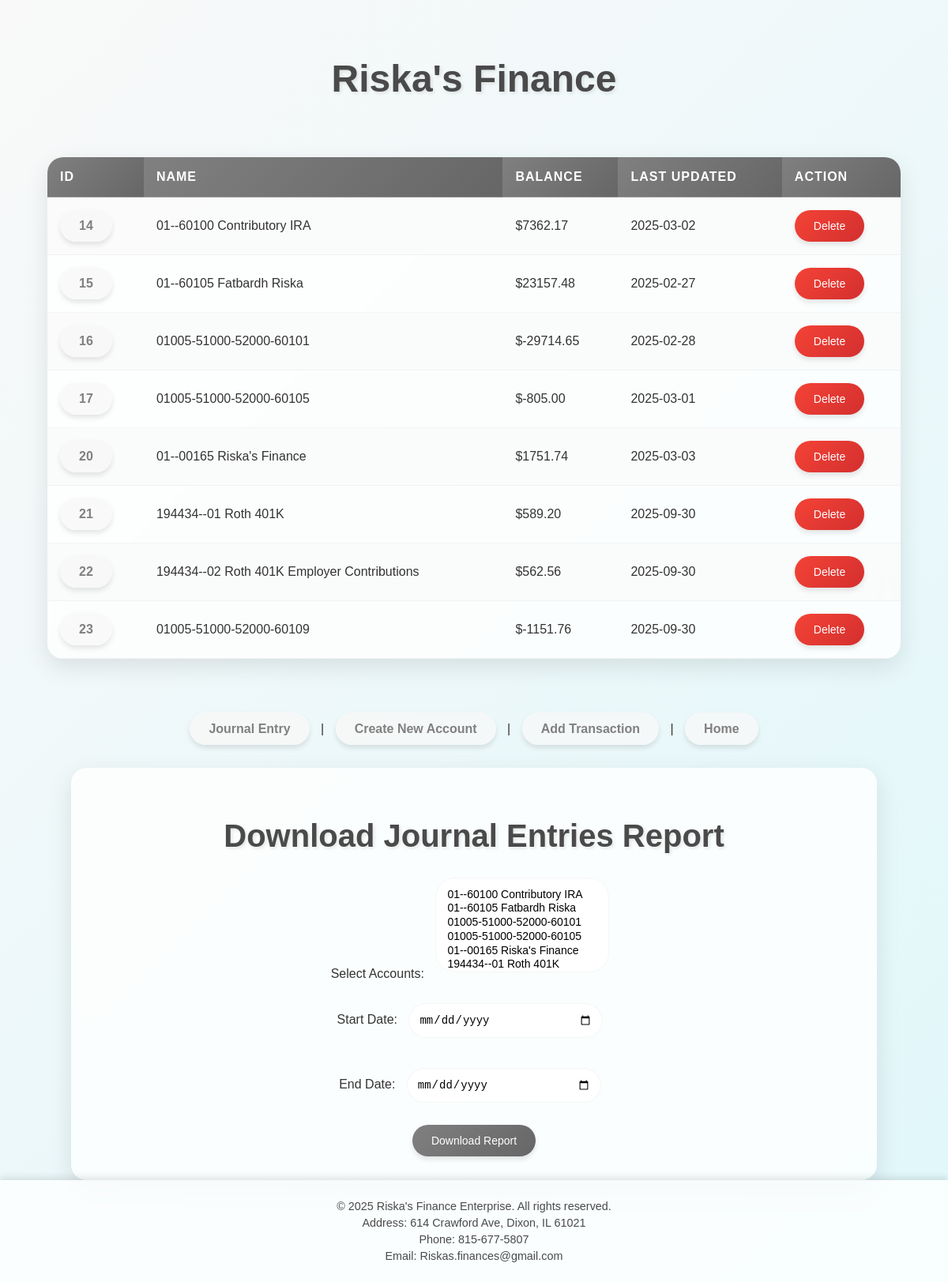
The page / on the database its author committed.
### tables this page shows
CREATE TABLE accounts (
                            id INTEGER PRIMARY KEY AUTOINCREMENT,
                            name TEXT UNIQUE NOT NULL
                          , balance REAL DEFAULT 0);

### app.py (the view)
@app.route('/')
def index():
    with sqlite3.connect(DB_FILE) as conn:
        cursor = conn.cursor()
        cursor.execute('''SELECT a.id, a.name, a.balance, MAX(t.date) as last_updated
                          FROM accounts a
                          LEFT JOIN transactions t ON a.id = t.account_id
                          GROUP BY a.id''')
        accounts = cursor.fetchall()
    return render_template("index.html", accounts=accounts)

### templates/index.html (shortened to what this page needs)
<!DOCTYPE html>
<html lang="en">
<head>
</head>
<body>
    <div id="particles-js"></div>
    <h1>Riska's Finance</h1>
    <table>
        <tr>
            <th>ID</th>
            <th>Name</th>
            <th>Balance</th>
            <th>Last Updated</th>
            <th>Action</th>
        </tr>
        {% for account in accounts %}
        <tr>
            <td><a href="{{ url_for('account_details', account_id=account[0]) }}">{{ account[0] }}</a></td>
            <td>{{ account[1] }}</td>
            <td>${{ "%.2f"|format(account[2]) }}</td>
            <td>{{ account[3] if account[3] else 'N/A' }}</td>
            <td>
                <form action="{{ url_for('delete_account', account_id=account[0]) }}" method="POST" style="display:inline;">
                    <button type="submit">Delete</button>
                </form>
            </td>
        </tr>
        {% endfor %}
    </table>
    <div class="actions">
        <a href="{{ url_for('journal_entry') }}">Journal Entry</a> |
        <a href="{{ url_for('create_account') }}">Create New Account</a> |
        <a href="{{ url_for('add_transaction_page') }}">Add Transaction</a> |
        <a href="{{ url_for('home') }}">Home</a>
    </div>
    <div class="report-section">
        <h2>Download Journal Entries Report</h2>
        <form action="{{ url_for('download_journal_report') }}" method="GET">
            <label for="account_id">Select Accounts:</label>
            <select id="account_id" name="account_id" multiple required>
                {% for account in accounts %}
                <option value="{{ account[0] }}">{{ account[1] }}</option>
                {% endfor %}
            </select><br><br>
            <label for="start_date">Start Date:</label>
            <input type="date" id="start_date" name="start_date"><br><br>
            <label for="end_date">End Date:</label>
            <input type="date" id="end_date" name="end_date"><br><br>
            <button type="submit">Download Report</button>
        </form>
    </div>
    <footer>
        <p>© 2025 Riska's Finance Enterprise. All rights reserved.</p>
        <p>Address: 614 Crawford Ave, Dixon, IL 61021</p>
        <p>Phone: 815-677-5807</a></p>
        <p>Email: Riskas.finances@gmail.com</a></p>
    </footer>
</body>
</html>

### templates/index.html (style rules this page uses)
body { font-family: 'Arial', sans-serif; background: linear-gradient(135deg, #f9f9f9, #e0f7fa); color: #333; margin: 0; padding: 0; overflow-x: hidden; display: flex; flex-direction: column; min-height: 100vh; }
h1 { text-align: center; color: #4a4a4a; padding-top: 40px; font-size: 3rem; font-weight: 700; text-shadow: 2px 2px 4px rgba(0, 0, 0, 0.1); animation: fadeIn 1.5s ease-in-out; }
table { width: 90%; margin: 40px auto; border-collapse: collapse; background: rgba(255, 255, 255, 0.8); backdrop-filter: blur(10px); box-shadow: 0 10px 30px rgba(0, 0, 0, 0.1); border-radius: 20px; overflow: hidden; animation: slideIn 1s ease-in-out; }
th, td { padding: 16px; text-align: left; border-bottom: 1px solid rgba(221, 221, 221, 0.3); }
th { background: linear-gradient(135deg, #808080, #666666); color: white; font-weight: 600; text-transform: uppercase; letter-spacing: 1px; }
tr:nth-child(even) { background-color: rgba(248, 248, 248, 0.6); }
button { background: linear-gradient(135deg, #f44336, #d32f2f); color: white; border: none; padding: 12px 24px; cursor: pointer; font-size: 14px; border-radius: 25px; box-shadow: 0 4px 6px rgba(0, 0, 0, 0.1); transition: all 0.3s ease; }
a { color: #808080; text-decoration: none; font-weight: bold; padding: 12px 24px; border-radius: 25px; background: rgba(248, 248, 248, 0.8); backdrop-filter: blur(10px); box-shadow: 0 4px 6px rgba(0, 0, 0, 0.1); transition: all 0.3s ease; }
.actions { text-align: center; margin-top: 40px; }
.actions a { margin: 0 10px; }
.report-section { text-align: center; margin-top: 40px; padding: 30px; background: rgba(255, 255, 255, 0.8); backdrop-filter: blur(10px); border-radius: 20px; box-shadow: 0 10px 30px rgba(0, 0, 0, 0.1); width: 80%; margin-left: auto; margin-right: auto; animation: slideIn 1s ease-in-out; }
.report-section h2 { color: #4a4a4a; font-size: 2.5rem; margin-bottom: 20px; text-shadow: 2px 2px 4px rgba(0, 0, 0, 0.1); }
.report-section select, .report-section input { padding: 12px; border-radius: 25px; border: 1px solid rgba(221, 221, 221, 0.3); font-size: 14px; margin: 10px; width: 220px; background: rgba(255, 255, 255, 0.8); backdrop-filter: blur(10px); transition: all 0.3s ease; }
.report-section select[multiple] { height: 120px; }
.report-section button { background: linear-gradient(135deg, #808080, #666666); color: white; border: none; padding: 12px 24px; cursor: pointer; font-size: 14px; border-radius: 25px; box-shadow: 0 4px 6px rgba(0, 0, 0, 0.1); transition: all 0.3s ease; }
footer { text-align: center; padding: 20px; background: rgba(255, 255, 255, 0.8); backdrop-filter: blur(10px); box-shadow: 0 -4px 8px rgba(0, 0, 0, 0.1); margin-top: auto; }
footer p { margin: 5px 0; color: #4a4a4a; font-size: 0.9rem; }
#particles-js { position: absolute; width: 100%; height: 100%; top: 0; left: 0; z-index: -1; }

### rows shown on the page
accounts: id "14", name "01--60100 Contributory IRA", balance "7362.17", account "2025-03-02"
accounts: id "15", name "01--60105 Fatbardh Riska", balance "23157.48", account "2025-02-27"
accounts: id "16", name "01005-51000-52000-60101", balance "-29714.65", account "2025-02-28"
accounts: id "17", name "01005-51000-52000-60105", balance "-805.00", account "2025-03-01"
accounts: id "20", name "01--00165 Riska's Finance", balance "1751.74", account "2025-03-03"
accounts: id "21", name "194434--01 Roth 401K", balance "589.20", account "2025-09-30"
accounts: id "22", name "194434--02 Roth 401K Employer Contributions", balance "562.56", account "2025-09-30"
accounts: id "23", name "01005-51000-52000-60109", balance "-1151.76", account "2025-09-30"
